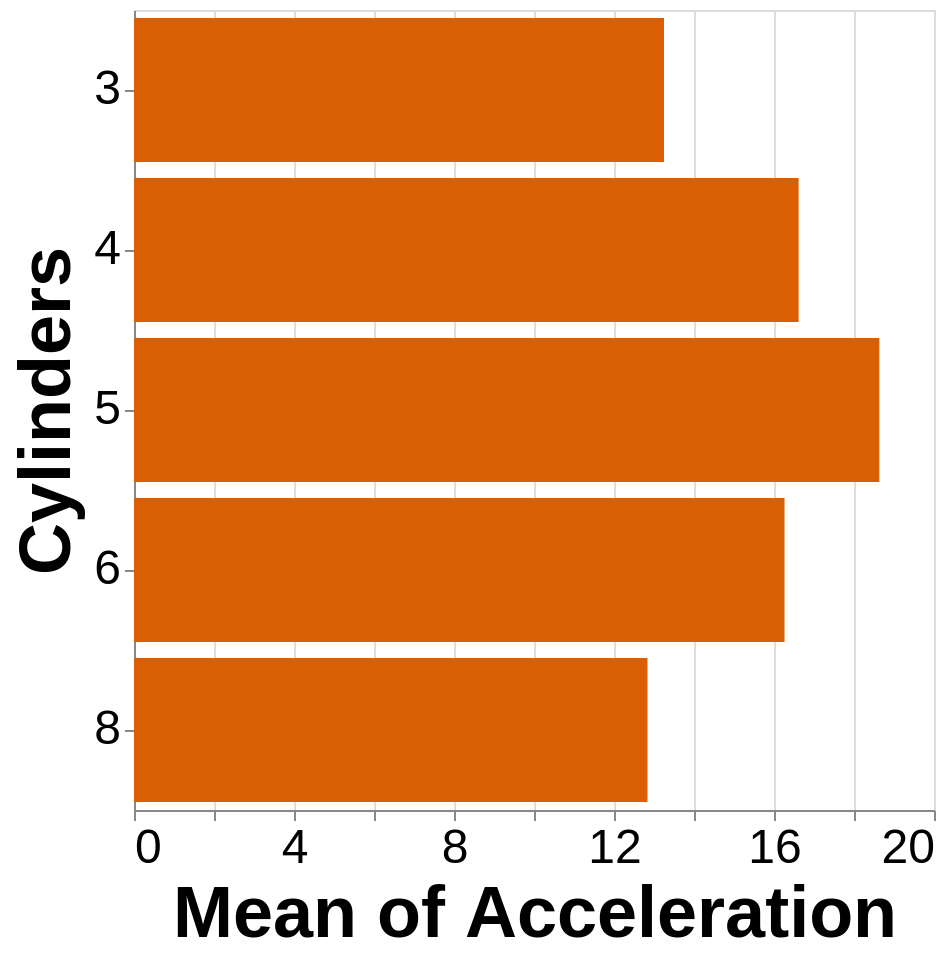

Express this chart as Vega-Lite.
### Vega-Lite specification from a JSON file in a GitHub repository (floating-point values rounded to 4 significant figures; data arrays with more than 128 entries replaced by an {"elided": "..."} marker saying what was removed)
{"config": {"view": {"width": 400, "height": 300}, "mark": {"tooltip": null}, "axis": {"labelFontSize": 24, "titleFontSize": 36}}, "data": {"name": "data-f02450ab61490a1363517a0190416235"}, "mark": {"type": "bar", "color": "#d95f02"}, "encoding": {"x": {"type": "quantitative", "aggregate": "mean", "field": "Acceleration"}, "y": {"type": "ordinal", "field": "Cylinders"}}, "height": 400, "width": 400, "$schema": "https://vega.github.io/schema/vega-lite/v5.json", "datasets": {"data-f02450ab61490a1363517a0190416235": {"elided": "406 records"}}}
